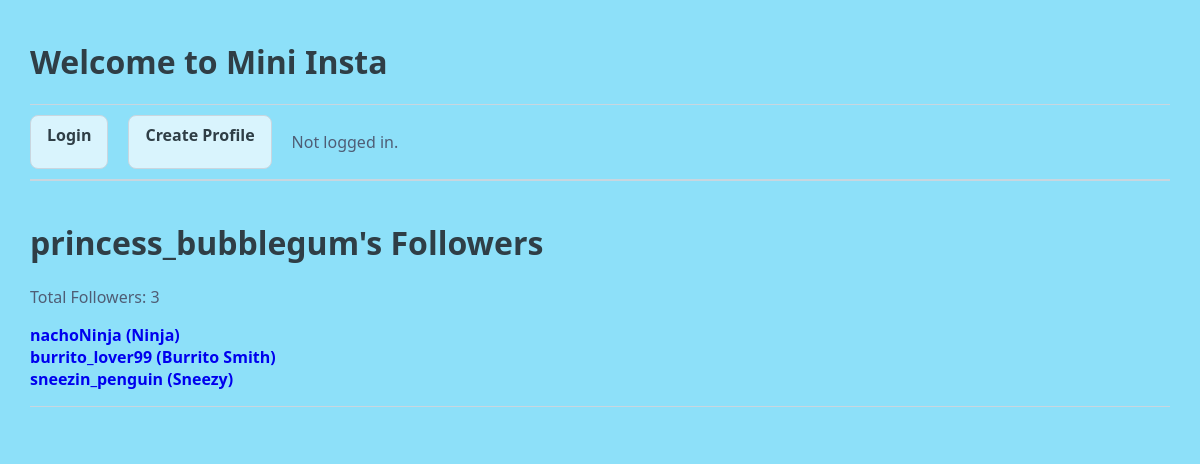
Page /mini_insta/profile/1/followers on the committed database.
### mini_insta/models.py (models this page shows, shortened)
class Profile(models.Model):
    username = models.TextField(blank=False)
    display_name = models.TextField(blank=False)
    bio_text = models.TextField(blank=False)
    join_date = models.DateTimeField(auto_now=True)
    profile_image_url = models.URLField(blank=True)
    user = models.ForeignKey(User, on_delete=models.CASCADE)
    def get_num_followers(self):
        return Follow.objects.filter(profile=self).count()
    def get_followers(self):
        follows = Follow.objects.filter(profile=self)
        followers = []
        for follow in follows:
            followers.append(follow.follower_profile)
        return followers

### mini_insta/views.py (the view)
# urls.py: path('profile/<int:pk>/followers', ShowFollowersDetailView.as_view(), name='show_followers'),
class ShowFollowersDetailView(DetailView):
    model = Profile
    template_name = "mini_insta/show_followers.html"
    context_object_name = 'profile'
    def get_context_data(self, **kwargs):
        context = super().get_context_data(**kwargs)
        profile = self.object
        context['followers'] = profile.get_followers()
        return context

### mini_insta/templates/mini_insta/show_followers.html
{% extends 'mini_insta/base.html' %}
{% block content %}
<h1>{{profile.username}}'s Followers</h1>
<p>Total Followers: {{profile.get_num_followers}}</p>
<ul>
    {% for follower in profile.get_followers %}
        <li>
            <a href="{% url 'show_profile' follower.pk %}">
            {{follower.username}} ({{follower.display_name}})
        </li>
    {% empty %}
        <li>No followers yet.</li>
    {% endfor %}
</ul>
{% endblock %}

### static/styles-for-mini_insta.css (style rules this page uses)
body { margin: 30px; background: #8de0f9; font-family: 'Poppins', 'Segoe UI', Tahoma, Geneva, Verdana, sans-serif; }
ul, li { padding: 0px; list-style-type: none; }
h1, h2, h3 { color: #2f3e46; }
p { color: #4f5d75; }
a { font-weight: bold; text-decoration: none; }

### rows in the picture
Profile: username "princess_bubblegum", get_num_followers "3"
Profile: username "nachoNinja", display_name "Ninja"
Profile: username "burrito_lover99", display_name "Burrito Smith"
Profile: username "sneezin_penguin", display_name "Sneezy"
